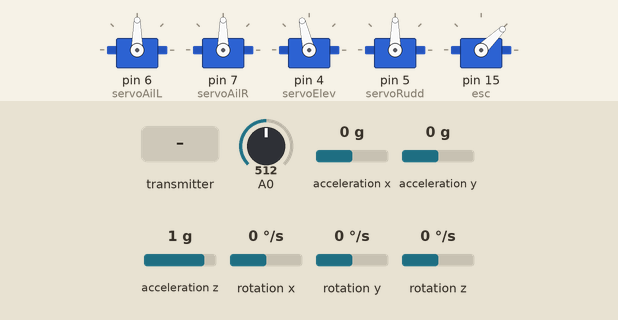
Simulated run of this sketch. Board: Arduino Uno, built with avr-gcc and run on an emulated ATmega328P. Parts: 5 × servo. The test bench sets the inputs (shaded band); at power-on: acceleration x 0 g, rotation x 0 °/s, rotation y 0 °/s, A0 = 512, acceleration y 0 g, acceleration z 1 g, rotation z 0 °/s. No radio packets arrive unless stated; what the sketch prints to the serial monitor is not drawn.

Above: at 6.1 s.
6.2 s: acceleration x set to 1.4 g
At 7.5 s:
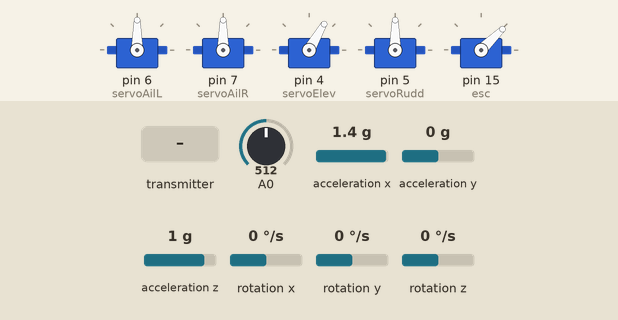
7.8 s: the transmitter starts sending seq = 512
At 7.99 s:
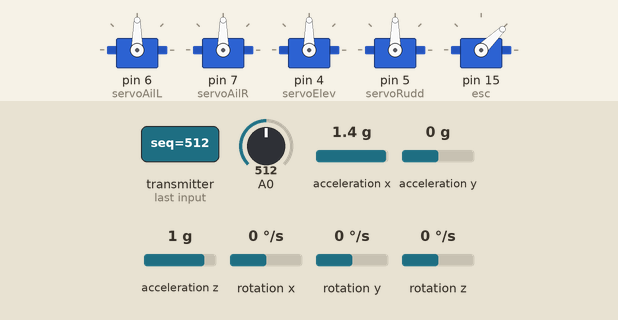
10.8 s: rotation x set to 192 °/s
At 12.37 s:
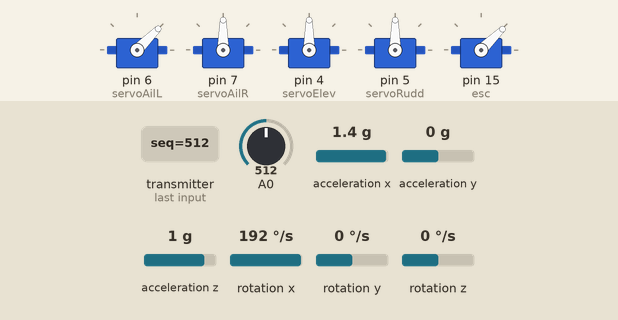
13.8 s: rotation y set to -192 °/s
16.8 s: the transmitter starts sending autostabilize = 0
Timing chart, 0 to 25.1 s (numbered marks = the images above; inputs shaded):
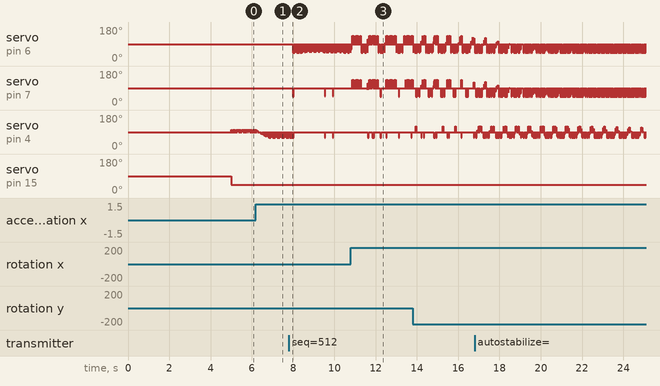

The sketch:

plane_with_filter.ino
```cpp
#include <SPI.h>
#include <RF24.h>
#include <Servo.h>
//#include <ServoTimer2.h>
#include <Wire.h>
#include <MPU6050.h>
#include <MadgwickAHRS.h>
#include "I2Cdev.h"
#include <avr/io.h>
#include <avr/wdt.h>

RF24 radio(9, 10);
const uint64_t pipeTX = 0xF0F0F0F0D2LL; // Plane TX -> Computer RX
const uint64_t pipeRX = 0xF0F0F0F0E1LL; // Plane RX <- Computer TX
const int voltageSamples = 10;
uint8_t mcusr_status;
bool failsafeActivated;

Servo servoAilL, servoAilR, servoElev, servoRudd;
Servo esc;

MPU6050 mpu;
// uint16_t packetSize;
// uint16_t fifoCount;
// uint8_t fifoBuffer[64];

Madgwick filter; // Madgwick filter instance
unsigned long lastFilterUpdate = 0;
float gyroOffsetX = 0, gyroOffsetY = 0, gyroOffsetZ = 0;
bool gyroCalibrated = false;

// Quaternion q;
//VectorInt16 aaReal;
//VectorInt16 aaWorld;
// VectorFloat gravity;
// VectorInt16 aa;
// VectorInt16 aaReal;
int16_t ax, ay, az;
int16_t gx, gy, gz;
float yaw, pitch, roll, accelX, accelY, accelZ;
static float latestYaw, latestPitch, latestRoll, latestAccelX, latestAccelY, latestAccelZ;
int8_t finalAileronL, finalAileronR, finalElevator, finalRudder;
// float ypr[3];

struct ControlPacket {
  uint16_t seq;
  uint8_t autostabilize;
  uint8_t throttle;
  int8_t aileronL;
  int8_t aileronR;
  int8_t elevator;
  int8_t rudder;
  uint8_t checksum;
};

struct TelemetryPacket {
  uint16_t seq;
  float roll, pitch, yaw;
  float voltage;
  uint8_t throttleActual;
  int8_t aileronLActual;
  int8_t aileronRActual;
  int8_t elevatorActual;
  int8_t rudderActual;
  uint8_t checksum;
};

struct PIDController {
  float kP, kI, kD;
  float integral;
  float previousError;
  float output;
  unsigned long lastTime;
  float lastSetpoint;
  float dTermFiltered;
};

uint8_t calculateChecksum(uint8_t *data, size_t length) {
  uint8_t sum = 0;
  for (size_t i = 0; i < length; i++) sum ^= data[i];
  return sum;
}

int atoMicro(int angle) {
  return map(angle, 0, 180, 1000, 2000);
}

void clearI2CBus() {
  pinMode(SCL, OUTPUT);
  for (int i=0; i<9; i++) {
    digitalWrite(SCL, HIGH);
    delayMicroseconds(5);
    digitalWrite(SCL, LOW);
    delayMicroseconds(5);
  }
  pinMode(SCL, INPUT);
}


ControlPacket control, lastGoodControl;
TelemetryPacket telemetry;

PIDController rollPID = {2.0, 0.1, 0.5, 0, 0, 0, 0};    // Roll stabilization
PIDController pitchPID = {2.0, 0.1, 0.5, 0, 0, 0, 0};   // Pitch stabilization
PIDController yawPID = {1.5, 0.05, 0.3, 0, 0, 0, 0};    // Yaw stabilization

// Target angles (setpoints)
float rollTarget = 0.0;
float pitchTarget = 0.0;
float yawTarget = 0.0;

unsigned long lastSendTime = 0;
unsigned long lastRecvTime = 0;
const unsigned long interval = 50;

uint16_t txSeq = 0;
uint16_t lastRxSeq = 0;

//limits output to -45 to 45
float calculatePID(PIDController *pid, float setpoint, float input, float dt) {
  //for setpoint changes
  if (fabs(setpoint - pid->lastSetpoint) > 0.1) {
    pid->integral = 0; // reset I-term
  }
  pid->lastSetpoint = setpoint;

  float error = setpoint - input;

  // Proportional term
  float pTerm = pid->kP * error;

  // Integral term (with windup protection)
  pid->integral += error * dt;
  pid->integral = constrain(pid->integral, -50.0, 50.0);  // Prevent windup
  float iTerm = pid->kI * pid->integral;

  // // Derivative term
  // float dTerm = 0;
  // if (dt > 0) {
  //   dTerm = pid->kD * (error - pid->previousError) / dt;
  // }

  // Add derivative smoothing (simple LPF)
  float rawDTerm = pid->kD * (error - pid->previousError) / dt;
  const float dFilterFactor = 0.1; // 0.0-1.0 (lower = smoother)
  pid->dTermFiltered += dFilterFactor * (rawDTerm - pid->dTermFiltered);

  pid->previousError = error;
  pid->output = pTerm + iTerm + pid->dTermFiltered;

  return constrain(pid->output, -45.0, 45.0);  // Limit to servo range
}

float voltageReading() {
  int total = 0;

  // Take multiple samples
  for (int i = 0; i < voltageSamples; i++) {
    total += analogRead(A0);
  }

  // Calculate average ADC value
  float avgADC = total / (float)voltageSamples;

  // Calculate voltage at A0 pin
  float voltageAtA0 = avgADC * (5.0 / 1023.0);

  // Calculate battery voltage using voltage divider formula
  float batteryVoltage = voltageAtA0 * (100000 + 10000) / 10000;

  return batteryVoltage;
}

void failsafe() {
  lastGoodControl.throttle = 0;
  lastGoodControl.aileronL = 0;
  lastGoodControl.aileronR = 0;
  lastGoodControl.elevator = 0;
  lastGoodControl.rudder = 0;
  lastGoodControl.autostabilize = 4; //1 before

  // rollPID.integral = 0;
  // rollPID.previousError = 0;
  // pitchPID.integral = 0;
  // pitchPID.previousError = 0;
  // yawPID.integral = 0;
  // yawPID.previousError = 0;

  //Serial.println("Failsafe: no valid control packet");
}

void applyControls(const ControlPacket &c) {
  //Variables made public
  finalAileronL = c.aileronL;
  finalAileronR = c.aileronR;
  finalElevator = c.elevator;
  finalRudder = c.rudder;

  //Quick Actions
  // Manual calibration if on ground (throttle 0)
  if (c.autostabilize == 2 && c.throttle == 0) {
    // Serial.println("Quick gyro calibration...");
    esc.detach();
    manualCalibrateGyro();
    esc.attach(15);
  }

  // Hold to auto level if autostabilize == 3
  if (c.autostabilize == 3) {
    // Serial.println("Leveling.");
    rollTarget = 0.0;
    pitchTarget = 0.0;
    yawTarget = 0.0;
  }

  if (c.autostabilize > 0) {
    unsigned long currentTime = millis();
    float dt = (currentTime - rollPID.lastTime) / 1000.0;

    if (dt > 0.01) {  // Only update at reasonable intervals
      float currentRoll = latestRoll; //telemetry.roll
      float currentPitch = latestPitch;
      float currentYaw = latestYaw;
      static unsigned long failsafeStartTime = 0;
      static bool failsafePIDReset = false;

      if (!failsafeActivated && c.autostabilize != 4) {
        failsafePIDReset = false;  // Reset flag when exiting failsafe
        failsafeStartTime = 0;
      }

      if (c.autostabilize == 4 || failsafeActivated) {  // Failsafe mode
        // static unsigned long failsafeStartTime = 0;
        // static bool failsafePIDReset = false;

        if (!failsafePIDReset) {
            // Reset PIDs once at failsafe start
            rollPID.integral = 0; rollPID.previousError = 0;
            pitchPID.integral = 0; pitchPID.previousError = 0;
            yawPID.integral = 0; yawPID.previousError = 0;
            failsafeStartTime = millis();
            failsafePIDReset = true;
        }

        unsigned long failsafeTime = millis() - failsafeStartTime;
        if (failsafeTime < 3000) {
            rollTarget = 0.0;    // Level
            pitchTarget = -5.0;  // Nose down
        } else {
            rollTarget = 20.0;   // Spiral
            pitchTarget = -2.0;
        }
        yawTarget = 0.0;

      } else if (c.autostabilize == 1) {
          // Static variables to remember targets and hold states
          static float savedRollTarget = 0;
          static float savedPitchTarget = 0;
          static float savedYawTarget = 0;
          static bool rollHolding = false;
          static bool pitchHolding = false;
          static bool yawHolding = false;

          // ROLL HOLD - Fix: use average of both ailerons
          float rollInput = (c.aileronL + c.aileronR) / 2.0;
          if (abs(rollInput) < 5) {  // Ailerons centered
              if (!rollHolding) {
                  savedRollTarget = currentRoll;  // Save current angle once
                  rollHolding = true;
              }
              rollTarget = savedRollTarget;  // Use saved target
          } else {
              rollHolding = false;  // Exit hold mode when stick moves
          }

          // PITCH HOLD
          if (abs(c.elevator) < 5) {  // Elevator centered
              if (!pitchHolding) {
                  savedPitchTarget = currentPitch;  // Save current angle once
                  pitchHolding = true;
              }
              pitchTarget = savedPitchTarget;  // Use saved target
          } else {
              pitchHolding = false;  // Exit hold mode when stick moves
          }


          // YAW HOLD
          if (abs(c.rudder) < 5) {  // Rudder centered
              if (!yawHolding) {
                  savedYawTarget = currentYaw;    // Save current angle once
                  yawHolding = true;
              }
              yawTarget = savedYawTarget;  // Use saved target
          } else {
              yawHolding = false;  // Exit hold mode when stick moves
          }
      }

      // Calculate PID corrections
      float rollCorrection = calculatePID(&rollPID, rollTarget, currentRoll, dt);
      float pitchCorrection = calculatePID(&pitchPID, pitchTarget, currentPitch, dt);
      float yawCorrection = calculatePID(&yawPID, yawTarget, currentYaw, dt);

      // Mix manual input with stabilization (stab can do up to 15-30 deg auto)
      //Aileron mapping is correct, it has worked through testing
      finalAileronL = c.aileronL - constrain(rollCorrection, -45, 45);
      finalAileronR = c.aileronR - constrain(rollCorrection, -45, 45); // changed
      finalElevator = c.elevator - constrain(pitchCorrection, -30, 30);
      //finalRudder = c.rudder + constrain(yawCorrection, -15, 15);

      rollPID.lastTime = currentTime;
      pitchPID.lastTime = currentTime;
      yawPID.lastTime = currentTime;
    }
  }

  // Constrain final control values
  finalAileronL = constrain(finalAileronL, -60, 60);
  finalAileronR = constrain(finalAileronR, -60, 60);
  finalElevator = constrain(finalElevator, -45, 45);
  finalRudder = constrain(finalRudder, -45, 45);

  // Apply final control values
  esc.writeMicroseconds(map(c.throttle, 0, 100, 1000, 2000));
  servoAilL.write(90 + finalAileronL);
  servoAilR.write(90 + finalAileronR);
  servoElev.write(90 + finalElevator);
  servoRudd.write(90 + finalRudder);
}

bool readMPU(float &yaw, float &pitch, float &roll, float &accelX, float &accelY, float &accelZ) {
  unsigned long currentTime = millis();

  // Calculate delta time in seconds
  float dt = (currentTime - lastFilterUpdate) / 1000.0f;
  if (dt <= 0) dt = 0.01f; // Prevent divide by zero
  lastFilterUpdate = currentTime;

  // Read raw sensor data
  int16_t ax, ay, az;
  int16_t gx, gy, gz;

  mpu.getMotion6(&ax, &ay, &az, &gx, &gy, &gz);

  // Convert accelerometer readings to g-force (±2g range)
  accelX = ax / 16384.0f;
  accelY = ay / 16384.0f;
  accelZ = az / 16384.0f;

  // Convert gyroscope readings to degrees/second (±250°/s range) and apply calibration
  float gyroX = (gx / 131.0f) - gyroOffsetX;
  float gyroY = (gy / 131.0f) - gyroOffsetY;
  float gyroZ = (gz / 131.0f) - gyroOffsetZ;

  // Update Madgwick filter (library expects degrees/second for gyro)
  filter.updateIMU(gyroX, gyroY, gyroZ, accelX, accelY, accelZ);

  // Get Euler angles from filter
  roll = filter.getRoll();
  pitch = filter.getPitch();
  yaw = filter.getYaw();

  return true;  // Always successful with raw readings
}

// ADD new calibration function to replace DMP calibration
void manualCalibrateGyro() {
    Serial.println("Calibrating gyroscope...");

    const int numSamples = 1000;
    long gyroXSum = 0, gyroYSum = 0, gyroZSum = 0;

    for (int i = 0; i < numSamples; i++) {
        int16_t ax, ay, az, gx, gy, gz;
        mpu.getMotion6(&ax, &ay, &az, &gx, &gy, &gz);

        gyroXSum += gx;
        gyroYSum += gy;
        gyroZSum += gz;

        delay(1);

        // Show progress every 100 samples
        if (i % 100 == 0) {
            Serial.print(".");
        }
    }
    Serial.println();

    // Calculate offsets in degrees/second
    gyroOffsetX = (gyroXSum / numSamples) / 131.0f;
    gyroOffsetY = (gyroYSum / numSamples) / 131.0f;
    gyroOffsetZ = (gyroZSum / numSamples) / 131.0f;

    gyroCalibrated = true;

    Serial.print("Gyro offsets: X=");
    Serial.print(gyroOffsetX);
    Serial.print(", Y=");
    Serial.print(gyroOffsetY);
    Serial.print(", Z=");
    Serial.println(gyroOffsetZ);
    Serial.println("Gyro calibration complete!");
}

// //Pull arduino status
// uint8_t mcusr_mirror __attribute__ ((section (".noinit")));

// void getMCUSR(void) \
// __attribute__((naked)) \
// __attribute__((section(".init3")));

// void getMCUSR(void) {
//     mcusr_mirror = MCUSR; // copy before Arduino core clears it
//     MCUSR = 0;            // clear
//     wdt_disable();        // also disable watchdog so it doesn’t loop-reset
// }

void setup() {
  wdt_disable();
  mcusr_status = MCUSR; // Read the status register
  MCUSR = 0; // Clear the status register

  Wire.begin();
  Wire.setClock(100000); // I2C
  // Wire.setWireTimeout(25000, true);
  // Wire.clearWireTimeoutFlag();
  Serial.begin(115200);
  bool wdR = false;

  // uint8_t mcusr_status = MCUSR;
  // MCUSR = 0;  // clear so next reset cause is fresh

  // if (mcusr_mirror & (1 << PORF)) {
  //   Serial.println("Power-on Reset");
  // }
  // if (mcusr_mirror & (1 << EXTRF)) {
  //   Serial.println("External Reset");
  // }
  // if (mcusr_mirror & (1 << BORF)) {
  //   Serial.println("Brown-out Reset");
  // }
  // if (mcusr_mirror & (1 << WDRF)) {
  //   Serial.println("Watchdog Reset");
  //   wdR = true;
  // }

  //failsafe();

  // Initialize PID timing
  unsigned long currentTime = millis();
  rollPID.lastTime = currentTime;
  pitchPID.lastTime = currentTime;
  yawPID.lastTime = currentTime;

  //MPU6050 Init All
  Serial.println(F("Initializing I2C devices..."));
  mpu.initialize();
  mpu.setFullScaleGyroRange(MPU6050_GYRO_FS_250); // ±250°/s
  mpu.setFullScaleAccelRange(MPU6050_ACCEL_FS_2); // ±2g
  mpu.setDLPFMode(MPU6050_DLPF_BW_42); // 42Hz cutoff
  // mpu.reset();
  // mpu.initialize();

  Serial.println(F("Testing MPU6050 connection..."));
  if(mpu.testConnection() == false){
    Serial.println("MPU6050 connection failed");
    //while(true); //for some reason always fails
  } else {
    Serial.println("MPU6050 connection successful");
  }
  filter.begin(50); // 50Hz update rate (adjust based on your loop frequency)

  lastFilterUpdate = millis();
  Serial.println("MPU6050 and Madgwick filter ready!");

  Serial.println("Updating internal sensor offsets...\n");
  manualCalibrateGyro();

  //MPU6050_Zero

  //DMP removed

  //NRF24L01 SETUP
  radio.begin();

  if (!radio.isChipConnected()) {
    Serial.println("NRF24L01+ not detected!");
  } else {
    Serial.println("NRF24L01+ detected");
  }

  radio.setChannel(90);
  radio.setDataRate(RF24_1MBPS);
  radio.setPALevel(RF24_PA_HIGH);
  radio.openWritingPipe(pipeTX);
  radio.openReadingPipe(1, pipeRX);
  radio.startListening();

  //ATTACH SURFACES AND MOTOR
  failsafe();
  servoAilL.attach(6);
  servoAilR.attach(7);
  servoElev.attach(4);
  servoRudd.attach(5);
  esc.attach(15);
  applyControls(lastGoodControl);

  wdt_enable(WDTO_2S);
}

void loop() {
  wdt_reset();

  unsigned long now = millis();

  // Check for control packet
  if (radio.available()) {
    radio.read(&control, sizeof(control));

    uint8_t cs = calculateChecksum((uint8_t*)&control, sizeof(control) - 1);

    if (cs == control.checksum) {
      lastRecvTime = now;
      lastGoodControl = control;
      lastRxSeq = control.seq;
      applyControls(control);
      // Serial.print("RX Seq: ");
      // Serial.print(control.seq);
      // Serial.println(" RX OK");
    } else {
      // Serial.println("Bad checksum, ignoring control packet");
      applyControls(lastGoodControl);
    }
  }

  //failsafe
  if (now - lastRecvTime > 1000) {
    failsafeActivated = true;
    failsafe();
    // Apply failsafe controls
    applyControls(lastGoodControl);
  } else {
    failsafeActivated = false;
  }

  //get MPU6050 data
  if (readMPU(yaw, pitch, roll, accelX, accelY, accelZ)) {
    latestYaw = yaw;
    latestPitch = pitch;
    latestRoll = roll;
    latestAccelX = accelX;
    latestAccelY = accelY;
    latestAccelZ = accelZ;
  } else {
    //Wire.clearWireTimeoutFlag();
    Serial.println("Failed data read somehow.");
  }

  //Wire timeout gone

  // Send telemetry at ~20Hz
  if (now - lastSendTime >= interval) {
    lastSendTime = now;
    float lastVoltage = voltageReading();
    telemetry.voltage = lastVoltage;
    telemetry.seq = txSeq++;

    telemetry.roll = latestRoll;
    telemetry.pitch = latestPitch;
    telemetry.yaw = latestYaw;

    // Serial.print("A1: ");
    // Serial.print(latestRealX);
    // Serial.print(" A2: ");
    // Serial.print(latestRealY);
    // Serial.print(" A3: ");
    // Serial.print(latestRealZ);
    // Serial.println(" | ");


    // telemetry.throttleActual = lastGoodControl.throttle;
    // telemetry.aileronLActual = lastGoodControl.aileronL;
    // telemetry.aileronRActual = lastGoodControl.aileronR;
    // telemetry.elevatorActual = lastGoodControl.elevator;
    // telemetry.rudderActual = lastGoodControl.rudder;

    //Actual values applied to servos directly.
    telemetry.throttleActual = lastGoodControl.throttle;
    telemetry.aileronLActual = finalAileronL;  // Send actual servo positions
    telemetry.aileronRActual = finalAileronR;
    telemetry.elevatorActual = finalElevator;
    telemetry.rudderActual = finalRudder;

    telemetry.checksum = calculateChecksum((uint8_t*)&telemetry, sizeof(telemetry) - 1);

    radio.stopListening();
    bool sent = radio.write(&telemetry, sizeof(telemetry));
    radio.startListening();

    // if (!sent) Serial.println("Telemetry TX FAIL");
    // else Serial.print("TX Seq: "), Serial.print(telemetry.seq), Serial.println(" TX OK");
  }
}
```
